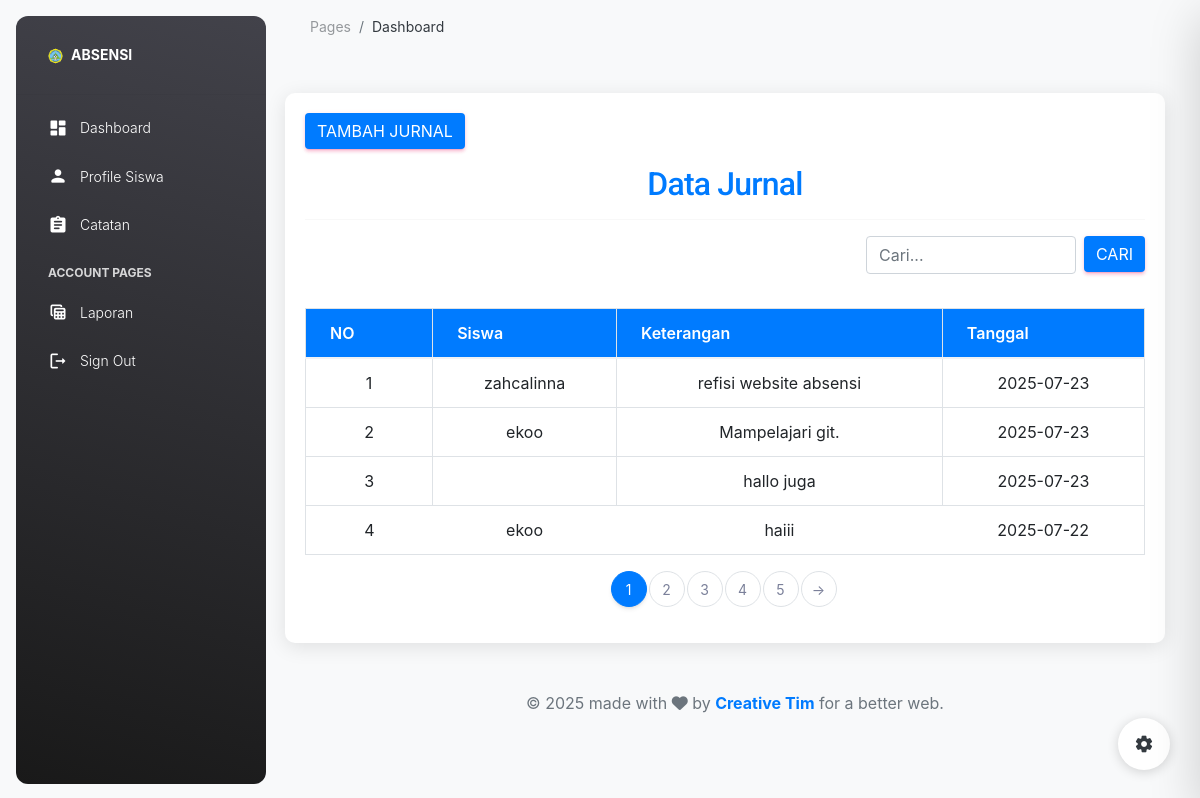
Before: /index.php?page=jurnal (signed in) with the older database file.
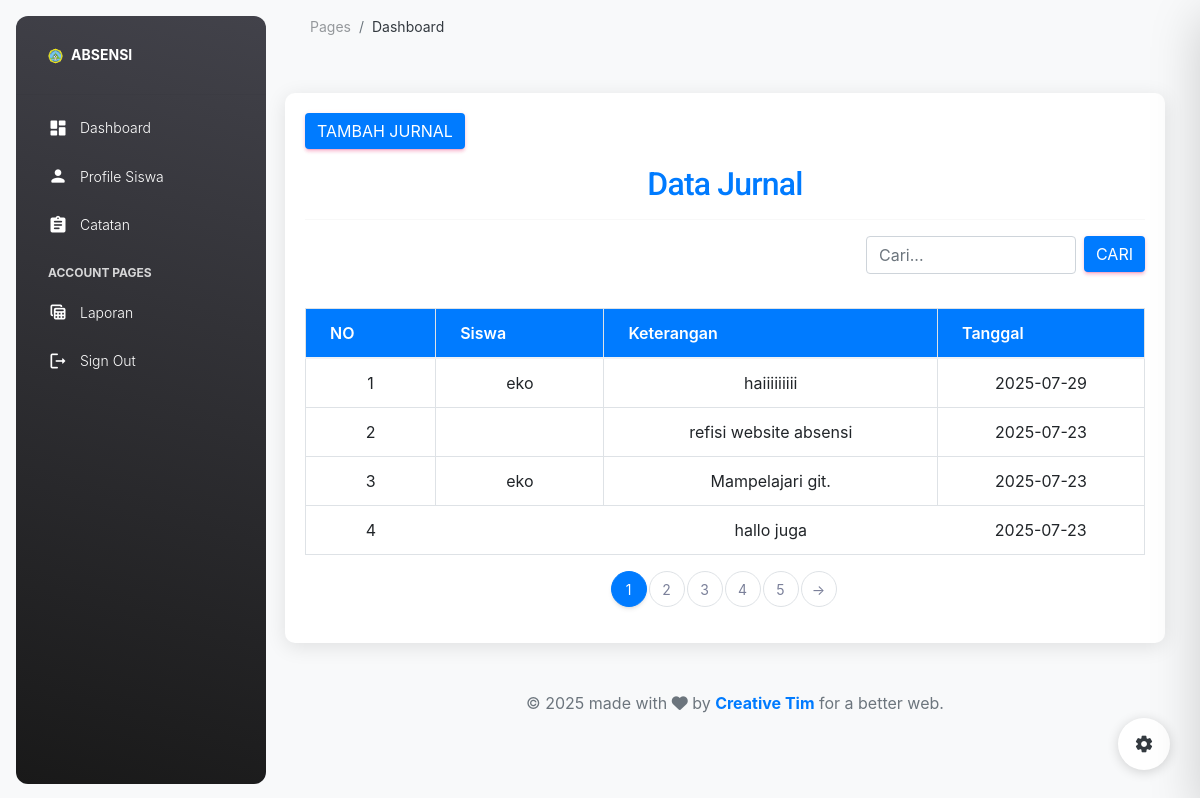
After: the same page with the newer database file.
### tables this page shows
CREATE TABLE `jurnal` (
  `id_jurnal` int(11) NOT NULL,
  `tanggal` date NOT NULL,
  `keterangan` text NOT NULL,
  `id_siswa` int(11) NOT NULL
);

CREATE TABLE `siswa` (
  `id_siswa` int(11) NOT NULL,
  `nis` varchar(15) NOT NULL,
  `nisn` varchar(15) NOT NULL,
  `nama_siswa` varchar(50) NOT NULL,
  `no_wa` varchar(20) NOT NULL,
  `kelas` varchar(10) NOT NULL,
  `pro_keahlian` varchar(50) NOT NULL,
  `TL` text NOT NULL,
  `TTGL` date NOT NULL,
  `id_sekolah` int(11) NOT NULL,
  `id_perusahaan` int(11) NOT NULL,
  `tanggal_mulai` date NOT NULL,
  `tanggal_selesai` date NOT NULL,
  `id_pembimbing` int(11) NOT NULL,
  `id_guru` int(11) NOT NULL,
  `username` varchar(20) NOT NULL,
  `password` varchar(20) NOT NULL
);

### pages/jurnal/jurnal.php (the view, shortened to what this page needs)
<?php
include('koneksi.php');
$search = isset($_GET['search']) ? mysqli_real_escape_string($coneksi, $_GET['search']) : '';
$limit = 4;
$page = isset($_GET['halaman']) ? (int)$_GET['halaman'] : 1;
$start = ($page - 1) * $limit;
$totalQuery = "
    SELECT COUNT(*) as total
    FROM jurnal
    LEFT JOIN siswa ON jurnal.id_siswa = siswa.id_siswa
";
$totalResult = mysqli_query($coneksi, $totalQuery);
$totalData = mysqli_fetch_assoc($totalResult)['total'];
$totalPages = ceil($totalData / $limit);
$query = "
    SELECT jurnal.*, siswa.nama_siswa
    FROM jurnal
    LEFT JOIN siswa ON jurnal.id_siswa = siswa.id_siswa
";
$query .= " ORDER BY jurnal.id_jurnal DESC LIMIT $start, $limit";
$result = mysqli_query($coneksi, $query);
?>
<!DOCTYPE html>
<html lang="id">
<head>
    <link rel="stylesheet" href="https://stackpath.bootstrapcdn.com/bootstrap/4.5.2/css/bootstrap.min.css" />
</head>
<body>
    <div class="main-container container-custom">
        <a href="index.php?page=tambahjurnal" class="btn btn-primary">Tambah Jurnal</a>
        <h2 class="text-center">Data Jurnal</h2>
        <hr>
        <form method="GET" class="search-bar" action="index.php">
            <input type="text" name="search" class="form-control w-25" placeholder="Cari..." value="<?php echo htmlspecialchars($search); ?>" />
            <button type="submit" class="btn btn-primary ml-2">Cari</button>
        </form>
        <table class="table table-bordered table-hover">
            <thead>
                <tr>
                    <th>NO</th>
                    <th>Siswa</th>
                    <th>Keterangan</th>
                    <th>Tanggal</th>
                </tr>
            </thead>
            <tbody>
                <?php
                $no = $start + 1;
                if (mysqli_num_rows($result) > 0) {
                    while ($row = mysqli_fetch_assoc($result)) {
                        echo '<tr style="text-align:center; cursor:pointer;" onclick="window.location=\'index.php?page=editjurnal&id_jurnal=' . $row['id_jurnal'] . '\'">';
                        echo '<td>' . $no++ . '</td>';
                        echo '<td>' . htmlspecialchars($row['nama_siswa'] ?? '') . '</td>';
                        echo '<td>' . htmlspecialchars($row['keterangan']) . '</td>';
                        echo '<td>' . htmlspecialchars($row['tanggal']) . '</td>';
                        echo '</tr>';
                    }
                } else {
                    echo '<tr><td colspan="4" class="text-center">Tidak ada data</td></tr>';
                }
                ?>
            </tbody>
        </table>
        <nav>
            <ul class="pagination justify-content-center">
                <?php for ($i = 1; $i <= $totalPages; $i++): ?>
                    <li class="page-item <?= ($i == $page) ? 'active' : '' ?>">
                        <a class="page-link" href="?page=jurnal&search=<?= urlencode($search) ?>&halaman=<?= $i ?>"><?= $i ?></a>
                    </li>
                <?php endfor; ?>
                <?php if ($page < $totalPages): ?>
                    <li class="page-item">
                        <a class="page-link" href="?page=jurnal&search=<?= urlencode($search) ?>&halaman=<?= $page + 1 ?>">-></a>
                    </li>
                <?php endif; ?>
            </ul>
        </nav>
    </div>
</body>
</html>

Changed rows visible on the page:
no longer on this page (row unchanged): jurnal: id_siswa.nama_siswa "ekoo", keterangan "haiii", tanggal "2025-07-22"
added jurnal: id_siswa.nama_siswa "eko", keterangan "haiiiiiiiii", tanggal "2025-07-29"
shown differently, row unchanged: jurnal "refisi website absensi": id_siswa.nama_siswa "zahcalinna" → (not shown)
changed through a linked row, jurnal "Mampelajari git.": id_siswa.nama_siswa "ekoo" → "eko"
